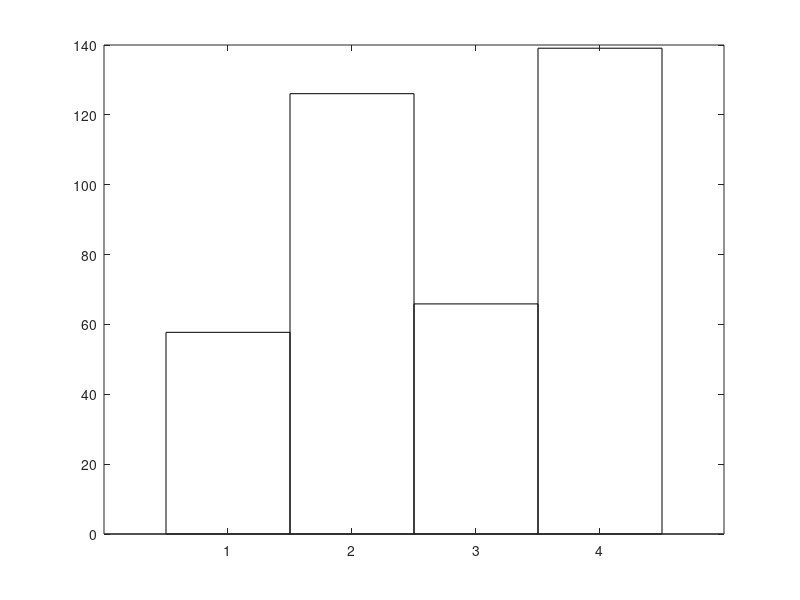

Here is the MATLAB script that generated this plot: (Note: this script raises an error after producing the figure.)
close all; clear; clc;


% Sample data
categories = {'Ctrl', 'Ctrl_Drug', 'LQT2', 'LQT2_Drug'};

values(:, 1) = [231, 251, 251, 286];

values(:, 2) = [288.74089, 377.05987, 316.874804, 425.082804];

diffVals = values(:,2) - values(:,1); 


% Create bar chart
wz = 1;
figure('Color','w');
% % b = bar(values, 'FaceColor', 'flat');  % Use 'flat' to enable individual bar coloring
b = bar(diffVals, 'FaceColor', 'flat','BarWidth', wz);  % Use 'flat' to enable individual bar coloring
% Assign individual colors to each bar
% % b.CData(1,:) = [1 0 0];    % Red
b.CData(1,:) = [0.68, 0.85, 0.90];    % Blue
b.CData(2,:) = [0 0 1];    % Blue
b.CData(3,:) = [1.00, 0.71, 0.76];
b.CData(4,:) = [1 0 0];

% % b.CData(3,:) = [0 1 0];    % Green
% % b.CData(4,:) = [1 1 0];    % Yellow
ax = gca;
ax.TickLabelInterpreter = 'none';
ax.FontSize  = 20;
ax.FontName = 'Arial';
ax.FontWeight =  'bold';
ax.LineWidth = 2; 
% % ax.TickLength = [0.02 0.02];




% Customize chart
set(gca, 'XTickLabel', categories);  % Set x-axis labels
% % xlabel('Experiment');
% % ylabel('Conduction Delay (ms)');
box off


% % title('Fruit Sales in June');
% % grid on;
